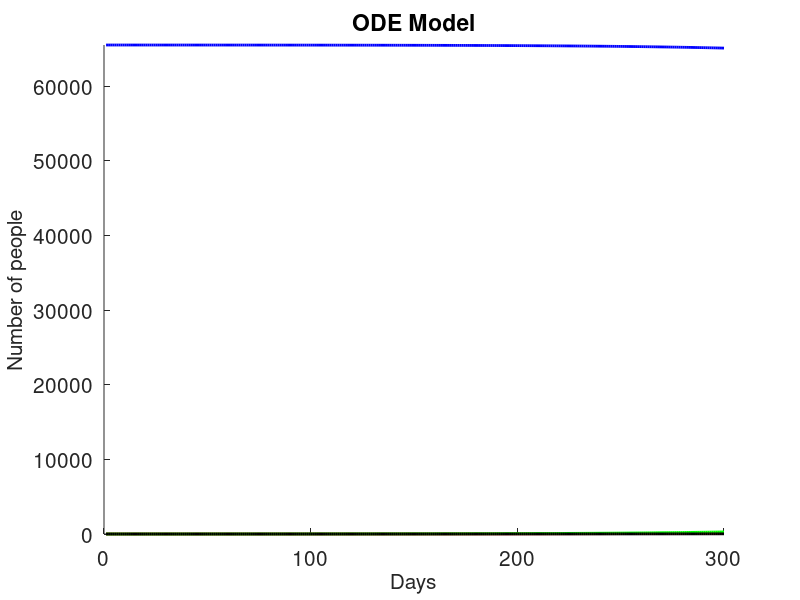
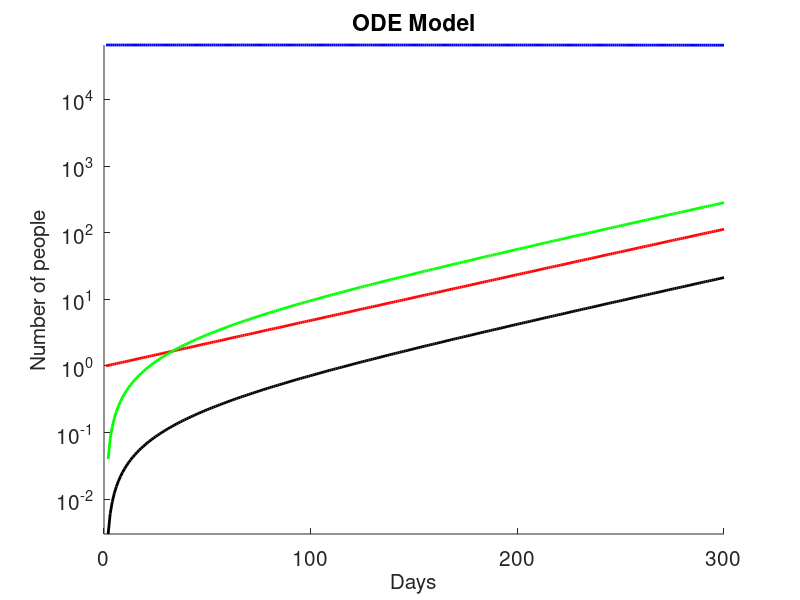

The MATLAB source for these figures, in order:
size=256;
total=size^2;

start_infected=1;

days=300;

s(1)=(total-start_infected)/total;
i(1)=(start_infected)/total;
r(1)=0;
d(1)=0;

beta=.059;
gamma_r=.04;
gamma_d=.003;

for k=2:days
  s(k)=s(k-1)-beta*s(k-1)*i(k-1);
  i(k)=i(k-1)+beta*s(k-1)*i(k-1)-(gamma_r+gamma_d)*i(k-1);
  r(k)=r(k-1)+gamma_r*i(k-1);
  d(k)=d(k-1)+gamma_d*i(k-1);
endfor

figure(1)
x=1:days;
clf;
hold on
plot(x,s(x)*total,'b','LineWidth',2)
plot(x,i(x)*total,'r','LineWidth',2)
plot(x,r(x)*total,'g','LineWidth',2)
plot(x,d(x)*total,'k','LineWidth',2)
set(gca,"ylim",[0 size^2])
set(gca,"xtick",0:100:days)
set(gca,"fontsize",15)
xlabel("Days", 'fontsize', 15)
ylabel("Number of people", 'fontsize', 15)
%legend("Susceptible","Infected","Recovered","Dead")
title({"ODE Model"})
hold off

figure(2)
x=1:days;
clf;
hold on
semilogy(x,s(x)*total,'b','LineWidth',2)
semilogy(x,i(x)*total,'r','LineWidth',2)
semilogy(x,r(x)*total,'g','LineWidth',2)
semilogy(x,d(x)*total,'k','LineWidth',2)
set(gca,"ylim",[0 size^2])
set(gca,"xtick",0:100:days)
set(gca,"fontsize",15)
xlabel("Days", 'fontsize', 15)
ylabel("Number of people", 'fontsize', 15)
%legend("Susceptible","Infected","Recovered","Dead")
title({"ODE Model"})
hold off